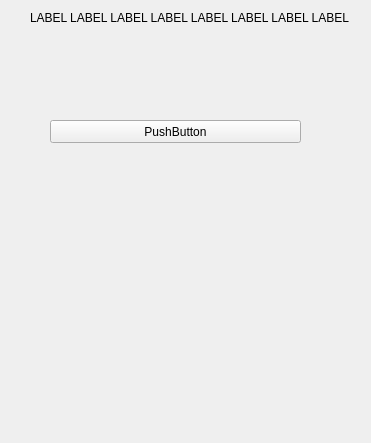
<?xml version="1.0" encoding="UTF-8"?>
<ui version="4.0">
 <class>DockServerInfo</class>
 <widget class="QDockWidget" name="DockServerInfo">
  <property name="geometry">
   <rect>
    <x>0</x>
    <y>0</y>
    <width>371</width>
    <height>443</height>
   </rect>
  </property>
  <property name="locale">
   <locale language="English" country="UnitedStates"/>
  </property>
  <property name="floating">
   <bool>false</bool>
  </property>
  <property name="windowTitle">
   <string>DockWidget</string>
  </property>
  <widget class="DockedWidgetServerInfo" name="dockWidgetContents">
   <widget class="QPushButton" name="pushButton">
    <property name="geometry">
     <rect>
      <x>50</x>
      <y>120</y>
      <width>251</width>
      <height>23</height>
     </rect>
    </property>
    <property name="text">
     <string>PushButton</string>
    </property>
   </widget>
   <widget class="QLabel" name="label">
    <property name="geometry">
     <rect>
      <x>30</x>
      <y>10</y>
      <width>321</width>
      <height>16</height>
     </rect>
    </property>
    <property name="text">
     <string>LABEL LABEL LABEL LABEL LABEL LABEL LABEL LABEL </string>
    </property>
   </widget>
  </widget>
 </widget>
 <customwidgets>
  <customwidget>
   <class>DockedWidgetServerInfo</class>
   <extends>QWidget</extends>
   <header>gui/widgets/dockedwidgets.h</header>
   <container>1</container>
  </customwidget>
 </customwidgets>
 <resources/>
 <connections/>
</ui>
